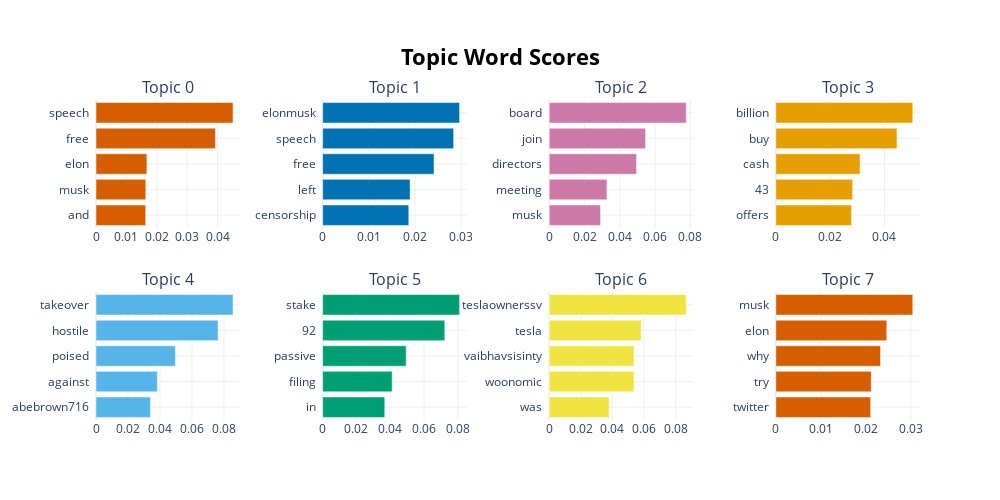

The notebook cell saved with this chart:
### Code cell
model.visualize_barchart()

### Figure 1 — Plotly figure (JSON) as saved in the notebook; plotly's stock layout.template omitted (floating-point values rounded to 4 significant figures)
{"data": [{"marker": {"color": "#D55E00"}, "orientation": "h", "type": "bar", "x": [0.01635, 0.01638, 0.01675, 0.0393, 0.04508], "xaxis": "x", "y": ["and  ", "musk  ", "elon  ", "free  ", "speech  "], "yaxis": "y"}, {"marker": {"color": "#0072B2"}, "orientation": "h", "type": "bar", "x": [0.01866, 0.01894, 0.02413, 0.02837, 0.02966], "xaxis": "x2", "y": ["censorship  ", "left  ", "free  ", "speech  ", "elonmusk  "], "yaxis": "y2"}, {"marker": {"color": "#CC79A7"}, "orientation": "h", "type": "bar", "x": [0.02907, 0.03272, 0.04949, 0.0546, 0.07762], "xaxis": "x3", "y": ["musk  ", "meeting  ", "directors  ", "join  ", "board  "], "yaxis": "y3"}, {"marker": {"color": "#E69F00"}, "orientation": "h", "type": "bar", "x": [0.02788, 0.02828, 0.03101, 0.0446, 0.05043], "xaxis": "x4", "y": ["offers  ", "43  ", "cash  ", "buy  ", "billion  "], "yaxis": "y4"}, {"marker": {"color": "#56B4E9"}, "orientation": "h", "type": "bar", "x": [0.034, 0.03837, 0.04965, 0.07635, 0.08566], "xaxis": "x5", "y": ["abebrown716  ", "against  ", "poised  ", "hostile  ", "takeover  "], "yaxis": "y5"}, {"marker": {"color": "#009E73"}, "orientation": "h", "type": "bar", "x": [0.03678, 0.04113, 0.04943, 0.07229, 0.08104], "xaxis": "x6", "y": ["in  ", "filing  ", "passive  ", "92  ", "stake  "], "yaxis": "y6"}, {"marker": {"color": "#F0E442"}, "orientation": "h", "type": "bar", "x": [0.03792, 0.05365, 0.05365, 0.05816, 0.08669], "xaxis": "x7", "y": ["was  ", "woonomic  ", "vaibhavsisinty  ", "tesla  ", "teslaownerssv  "], "yaxis": "y7"}, {"marker": {"color": "#D55E00"}, "orientation": "h", "type": "bar", "x": [0.02108, 0.02121, 0.02326, 0.02467, 0.03045], "xaxis": "x8", "y": ["twitter  ", "try  ", "why  ", "elon  ", "musk  "], "yaxis": "y8"}], "layout": {"annotations": [{"font": {"size": 16}, "showarrow": false, "text": "Topic 0", "x": 0.0875, "xanchor": "center", "xref": "paper", "y": 1, "yanchor": "bottom", "yref": "paper"}, {"font": {"size": 16}, "showarrow": false, "text": "Topic 1", "x": 0.3625, "xanchor": "center", "xref": "paper", "y": 1, "yanchor": "bottom", "yref": "paper"}, {"font": {"size": 16}, "showarrow": false, "text": "Topic 2", "x": 0.6375, "xanchor": "center", "xref": "paper", "y": 1, "yanchor": "bottom", "yref": "paper"}, {"font": {"size": 16}, "showarrow": false, "text": "Topic 3", "x": 0.9125, "xanchor": "center", "xref": "paper", "y": 1, "yanchor": "bottom", "yref": "paper"}, {"font": {"size": 16}, "showarrow": false, "text": "Topic 4", "x": 0.0875, "xanchor": "center", "xref": "paper", "y": 0.4, "yanchor": "bottom", "yref": "paper"}, {"font": {"size": 16}, "showarrow": false, "text": "Topic 5", "x": 0.3625, "xanchor": "center", "xref": "paper", "y": 0.4, "yanchor": "bottom", "yref": "paper"}, {"font": {"size": 16}, "showarrow": false, "text": "Topic 6", "x": 0.6375, "xanchor": "center", "xref": "paper", "y": 0.4, "yanchor": "bottom", "yref": "paper"}, {"font": {"size": 16}, "showarrow": false, "text": "Topic 7", "x": 0.9125, "xanchor": "center", "xref": "paper", "y": 0.4, "yanchor": "bottom", "yref": "paper"}], "height": 500, "hoverlabel": {"bgcolor": "white", "font": {"family": "Rockwell", "size": 16}}, "showlegend": false, "title": {"font": {"color": "Black", "size": 22}, "text": "<b>Topic Word Scores", "x": 0.5, "xanchor": "center", "yanchor": "top"}, "width": 1000, "xaxis": {"anchor": "y", "domain": [0, 0.175], "showgrid": true}, "xaxis2": {"anchor": "y2", "domain": [0.275, 0.45], "showgrid": true}, "xaxis3": {"anchor": "y3", "domain": [0.55, 0.725], "showgrid": true}, "xaxis4": {"anchor": "y4", "domain": [0.825, 1], "showgrid": true}, "xaxis5": {"anchor": "y5", "domain": [0, 0.175], "showgrid": true}, "xaxis6": {"anchor": "y6", "domain": [0.275, 0.45], "showgrid": true}, "xaxis7": {"anchor": "y7", "domain": [0.55, 0.725], "showgrid": true}, "xaxis8": {"anchor": "y8", "domain": [0.825, 1], "showgrid": true}, "yaxis": {"anchor": "x", "domain": [0.6, 1], "showgrid": true}, "yaxis2": {"anchor": "x2", "domain": [0.6, 1], "showgrid": true}, "yaxis3": {"anchor": "x3", "domain": [0.6, 1], "showgrid": true}, "yaxis4": {"anchor": "x4", "domain": [0.6, 1], "showgrid": true}, "yaxis5": {"anchor": "x5", "domain": [0, 0.4], "showgrid": true}, "yaxis6": {"anchor": "x6", "domain": [0, 0.4], "showgrid": true}, "yaxis7": {"anchor": "x7", "domain": [0, 0.4], "showgrid": true}, "yaxis8": {"anchor": "x8", "domain": [0, 0.4], "showgrid": true}}}
